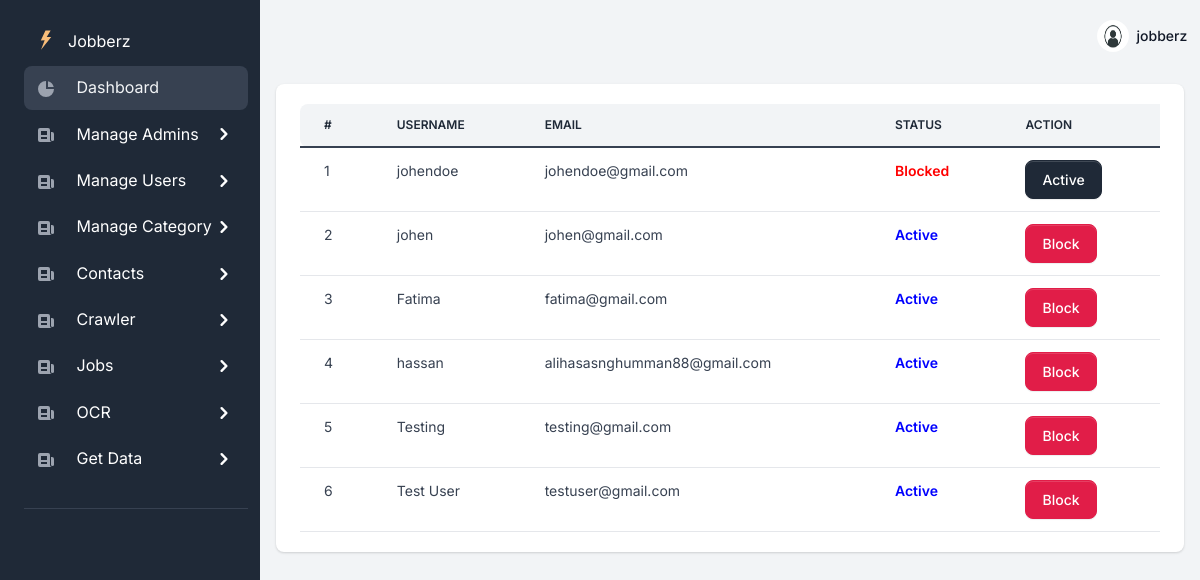
/AdminSide/AllUsers (signed in), run on an earlier commit of the app's database.
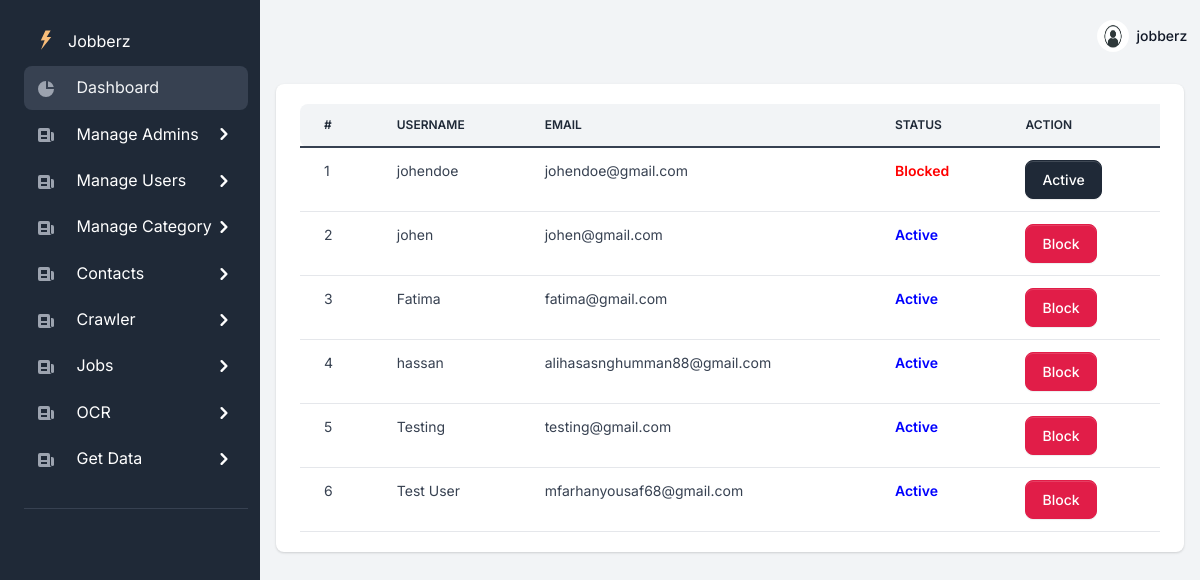
And on a later commit of the database.
### UserSide/models.py (models this page shows, shortened)
class JobSeeker(models.Model):
    Username = models.CharField(max_length=100,blank=False,null=False)
    Email = models.EmailField(max_length=100,blank=False,null=False)
    password = models.CharField(max_length=100,blank=False,null=False)
    is_active = models.BooleanField(default=True)

### AdminSide/views.py (the view)
# urls.py: path('AllUsers',views.AllUsers,name="AllUsers"),
@login_required(login_url="AdminLogin")
def AllUsers(request):
	AllUsers = JobSeeker.objects.all()
	context = {'allUsers': AllUsers}
	return render(request, 'AdminSide/AllUsers.html', context)

### AdminSide/templates/AdminSide/AllUsers.html
{% extends 'main.html' %}
{% load static %}
{% block content %}
<div class="card border-0 shadow mb-4 mt-4">
      <div class="card-body">
        <div class="table-responsive">
          <table class="table table-centered table-nowrap mb-0 rounded">
            <thead class="thead-light">
              <tr>
                <th class="border-0 rounded-start">#</th>
                <th class="border-0">Username</th>
                <th class="border-0">Email</th>
                <th class="border-0">Status</th>
                <th class="border-0">Action</th>
              </tr>
            </thead>
            <tbody>
                {% for user in allUsers %}
                <tr>
                    <td>{{forloop.counter}}</td>
                    <td>{{user.Username}}</td>
                    <td>{{user.Email}}</td>
                    <td>{% if user.is_active %} <span style="color: blue;font-weight: 600;">Active</span>  {% else %} <span style="color: red;font-weight: 600;">Blocked</span> {% endif %}</td>
                    <td><form method="POST"  action="{% url 'ChangeUserStatus' user.id %}" onsubmit="return confirm('Are you sure you want to change the user status?')">{% csrf_token %} <button class="btn {% if user.is_active %} btn-danger {% else %} btn-primary {% endif %} " type="submit">{% if user.is_active  %} Block {% else %} Active {% endif %}</button></form></td>
                </tr>
                {% endfor %}
            </tbody>
          </table>
        </div>
      </div>
    </div>
{% endblock content %}

What changed in the data, as far as the page shows it:
changed JobSeeker "Test User": Email "testuser@gmail.com" → "mfarhanyousaf68@gmail.com"
